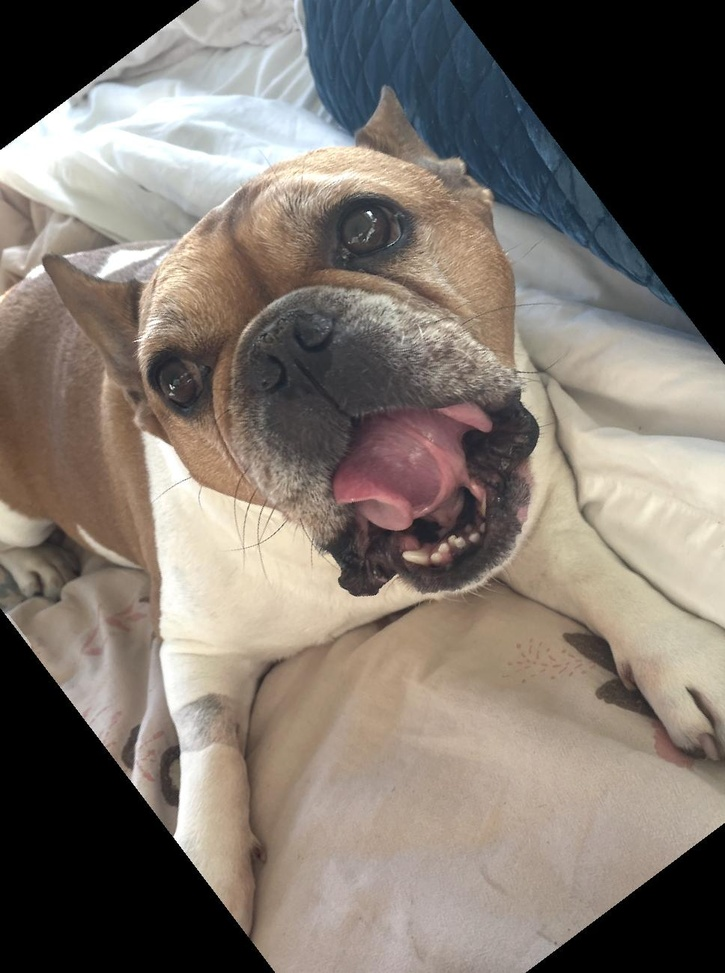
#> input picture unit-one/assignment-three/rotated-image-2.jpg, 725 x 973 px, shrunk from 968 x 1300 before the run
$ python assignment3-1.py rotated-image-2.jpg image-2.jpg
#> lines starting #> are read from the running program, lines starting #| are printed output that depends on the picture
import sys
from PIL import Image

img1 = Image.open( sys.argv[1] )
#> img1 is the input picture: PIL image 725x973 RGB; mean R, G, B 125, 116.2, 108.1
img2 = Image.open( sys.argv[2] )
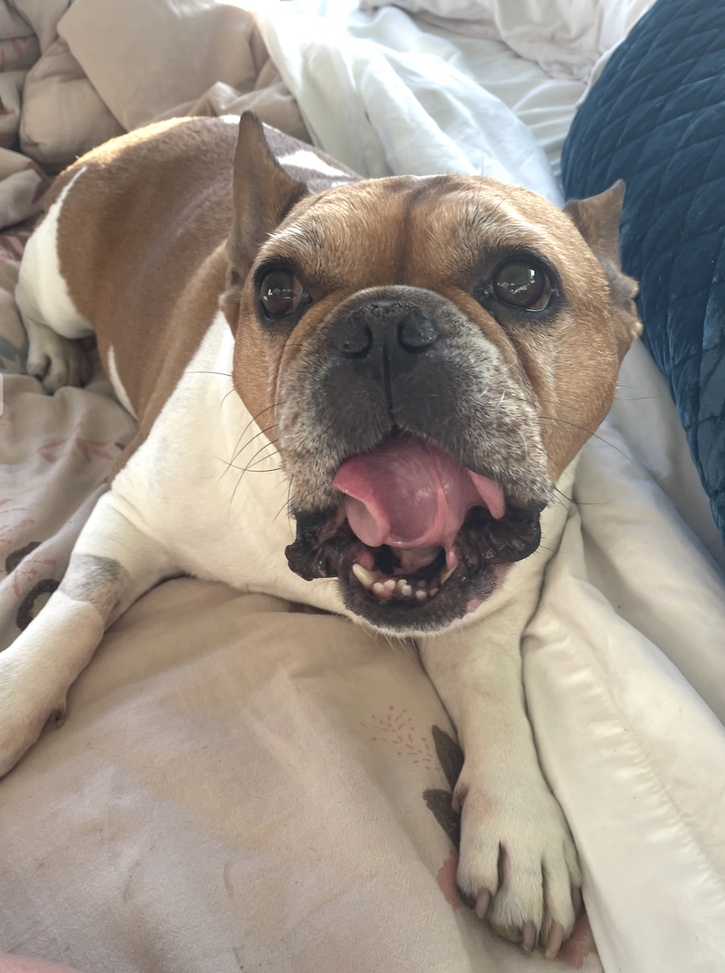
#> input picture unit-one/assignment-three/image-2.jpg, 725 x 973 px, shrunk from 968 x 1300 before the run
#> img2 is the input picture: PIL image 725x973 RGB; mean R, G, B 155.6, 145.4, 135.4

# [8 lines of commented-out code are left out]

blended_img = Image.blend(img1,img2,.5)
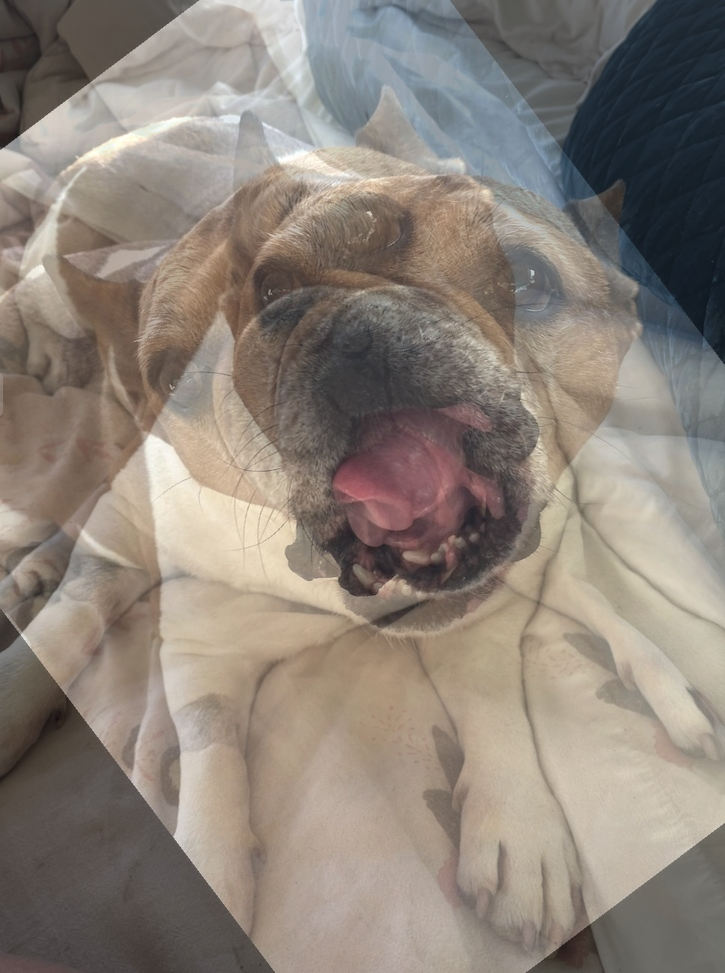
#> blended_img: PIL image 725x973 RGB; mean R, G, B 140.1, 130.6, 121.5
blended_img.save("blended.jpg")
#photos need to be made the sam size or error occurs.
